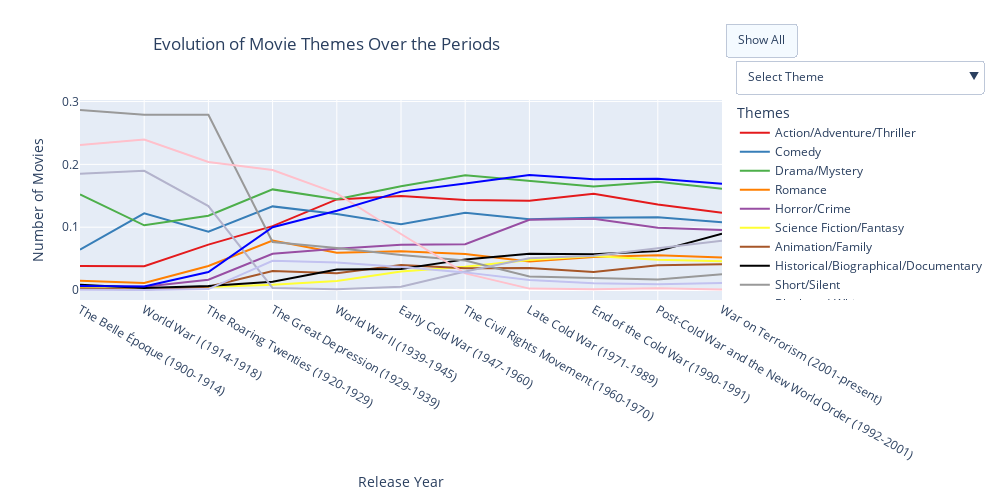

Here is the notebook cell this chart was saved with:
### Markdown cell above
Display the evolution of themes over the periods

### Code cell
# Create an empty figure
fig = go.Figure()

# Add each theme as a trace
for theme in themes:
    if theme in normalized_theme_periods_counts.columns:
        fig.add_trace(go.Scatter(
            x=normalized_theme_periods_counts.index,  # x-axis is the release year
            y=normalized_theme_periods_counts[theme],  # y-axis is the number of movies for each theme
            mode='lines',  # Use lines for the plot
            name=theme,  # Set the theme name for the legend
            line=dict(color=theme_colors.get(theme, 'gray')),  # Use color mapping for each theme
            hovertemplate='Year: %{x}<br>Number of Movies: %{y}<br>'  # Custom hover text
        ))

# Add buttons for hide/show functionality
visibility = [[True if i == idx else False for i in range(len(themes))]
              for idx in range(len(themes))]

# Define "Select Theme" button
select_theme_button = dict(
    label="Select Theme",  # Displayed as a label in the dropdown
    method=None,  # Non-interactive option
    args=[]  # No action associated with this
)

theme_buttons = [
    dict(
        label=theme,
        method="update",
        args=[
            {"visible": vis},  # Update visibility
            {"title": f"Evolution of {theme} Movies Over the Periods"}  # Update title
        ]
    )
    for theme, vis in zip(themes, visibility)
]


# Combine "Select Theme" and theme-specific buttons
buttons = [select_theme_button] + theme_buttons

# Dropdown menu for individual themes
dropdown_menu = dict(
    type="dropdown",
    buttons=buttons,
    x=1.214,
    xanchor="center",
    y=1.2,
    yanchor="top",
)

# Button for "Show All" placed on the side
side_button = dict(
    type="buttons",
    buttons=[
        dict(
            label="Show All",
            method="update",
            args=[
                {"visible": [True] * len(themes)},
                {"title": "Evolution of Movie Themes Over the Periods"}
            ]
        )
    ],
    x=1.005,  # Adjust position to place on the side
    xanchor="left",
    y=1.3,
    yanchor="middle",
)

# Update layout
fig.update_layout(
    updatemenus=[dropdown_menu, side_button],
    title={
        'text': 'Evolution of Movie Themes Over the Periods',
        'x': 0.5,  # Center the title
        'xanchor': 'right'
    },
    title_x=0.5,
    barmode='stack',
    xaxis_title='Release Year',
    yaxis_title='Number of Movies',
    legend_title="Themes",
    height=500,
    width=1000,
)

# Show the interactive plot
fig.show()
fig.write_html('/Users/lilly-flore/Desktop/line_theme_period.html')

### Figure 1 — Plotly figure (JSON) as saved in the notebook; plotly's stock layout.template omitted (floating-point values rounded to 4 significant figures)
{"data": [{"hovertemplate": "Year: %{x}<br>Number of Movies: %{y}<br>", "line": {"color": "#e41a1c"}, "mode": "lines", "name": "Action/Adventure/Thriller", "type": "scatter", "x": ["The Belle Époque (1900-1914)", "World War I (1914-1918)", "The Roaring Twenties (1920-1929)", "The Great Depression (1929-1939)", "World War II (1939-1945)", "Early Cold War (1947-1960)", "The Civil Rights Movement (1960-1970)", "Late Cold War (1971-1989)", "End of the Cold War (1990-1991)", "Post-Cold War and the New World Order (1992-2001)", "War on Terrorism (2001-present)"], "y": [0.03805, 0.038, 0.07222, 0.1017, 0.1442, 0.1495, 0.1434, 0.1423, 0.1532, 0.1361, 0.1228]}, {"hovertemplate": "Year: %{x}<br>Number of Movies: %{y}<br>", "line": {"color": "#377eb8"}, "mode": "lines", "name": "Comedy", "type": "scatter", "x": ["The Belle Époque (1900-1914)", "World War I (1914-1918)", "The Roaring Twenties (1920-1929)", "The Great Depression (1929-1939)", "World War II (1939-1945)", "Early Cold War (1947-1960)", "The Civil Rights Movement (1960-1970)", "Late Cold War (1971-1989)", "End of the Cold War (1990-1991)", "Post-Cold War and the New World Order (1992-2001)", "War on Terrorism (2001-present)"], "y": [0.06421, 0.122, 0.09282, 0.1331, 0.121, 0.1049, 0.1231, 0.1127, 0.1149, 0.1159, 0.108]}, {"hovertemplate": "Year: %{x}<br>Number of Movies: %{y}<br>", "line": {"color": "#4daf4a"}, "mode": "lines", "name": "Drama/Mystery", "type": "scatter", "x": ["The Belle Époque (1900-1914)", "World War I (1914-1918)", "The Roaring Twenties (1920-1929)", "The Great Depression (1929-1939)", "World War II (1939-1945)", "Early Cold War (1947-1960)", "The Civil Rights Movement (1960-1970)", "Late Cold War (1971-1989)", "End of the Cold War (1990-1991)", "Post-Cold War and the New World Order (1992-2001)", "War on Terrorism (2001-present)"], "y": [0.1522, 0.103, 0.1182, 0.1602, 0.1444, 0.1652, 0.1825, 0.1739, 0.1647, 0.1724, 0.161]}, {"hovertemplate": "Year: %{x}<br>Number of Movies: %{y}<br>", "line": {"color": "#ff7f00"}, "mode": "lines", "name": "Romance", "type": "scatter", "x": ["The Belle Époque (1900-1914)", "World War I (1914-1918)", "The Roaring Twenties (1920-1929)", "The Great Depression (1929-1939)", "World War II (1939-1945)", "Early Cold War (1947-1960)", "The Civil Rights Movement (1960-1970)", "Late Cold War (1971-1989)", "End of the Cold War (1990-1991)", "Post-Cold War and the New World Order (1992-2001)", "War on Terrorism (2001-present)"], "y": [0.01486, 0.01117, 0.03829, 0.07874, 0.05948, 0.06181, 0.05721, 0.04556, 0.05261, 0.05533, 0.05174]}, {"hovertemplate": "Year: %{x}<br>Number of Movies: %{y}<br>", "line": {"color": "#984ea3"}, "mode": "lines", "name": "Horror/Crime", "type": "scatter", "x": ["The Belle Époque (1900-1914)", "World War I (1914-1918)", "The Roaring Twenties (1920-1929)", "The Great Depression (1929-1939)", "World War II (1939-1945)", "Early Cold War (1947-1960)", "The Civil Rights Movement (1960-1970)", "Late Cold War (1971-1989)", "End of the Cold War (1990-1991)", "Post-Cold War and the New World Order (1992-2001)", "War on Terrorism (2001-present)"], "y": [0.005945, 0.005289, 0.01623, 0.05771, 0.06548, 0.0722, 0.0728, 0.1117, 0.1135, 0.09913, 0.09565]}, {"hovertemplate": "Year: %{x}<br>Number of Movies: %{y}<br>", "line": {"color": "#ffff33"}, "mode": "lines", "name": "Science Fiction/Fantasy", "type": "scatter", "x": ["The Belle Époque (1900-1914)", "World War I (1914-1918)", "The Roaring Twenties (1920-1929)", "The Great Depression (1929-1939)", "World War II (1939-1945)", "Early Cold War (1947-1960)", "The Civil Rights Movement (1960-1970)", "Late Cold War (1971-1989)", "End of the Cold War (1990-1991)", "Post-Cold War and the New World Order (1992-2001)", "War on Terrorism (2001-present)"], "y": [0.004756, 0.002547, 0.004579, 0.008207, 0.01419, 0.02962, 0.03695, 0.0477, 0.05399, 0.04799, 0.0458]}, {"hovertemplate": "Year: %{x}<br>Number of Movies: %{y}<br>", "line": {"color": "#a65628"}, "mode": "lines", "name": "Animation/Family", "type": "scatter", "x": ["The Belle Époque (1900-1914)", "World War I (1914-1918)", "The Roaring Twenties (1920-1929)", "The Great Depression (1929-1939)", "World War II (1939-1945)", "Early Cold War (1947-1960)", "The Civil Rights Movement (1960-1970)", "Late Cold War (1971-1989)", "End of the Cold War (1990-1991)", "Post-Cold War and the New World Order (1992-2001)", "War on Terrorism (2001-present)"], "y": [0.002378, 0.0007835, 0.005203, 0.03014, 0.02656, 0.03977, 0.03473, 0.03498, 0.02861, 0.03938, 0.04116]}, {"hovertemplate": "Year: %{x}<br>Number of Movies: %{y}<br>", "line": {"color": "#000000"}, "mode": "lines", "name": "Historical/Biographical/Documentary", "type": "scatter", "x": ["The Belle Époque (1900-1914)", "World War I (1914-1918)", "The Roaring Twenties (1920-1929)", "The Great Depression (1929-1939)", "World War II (1939-1945)", "Early Cold War (1947-1960)", "The Civil Rights Movement (1960-1970)", "Late Cold War (1971-1989)", "End of the Cold War (1990-1991)", "Post-Cold War and the New World Order (1992-2001)", "War on Terrorism (2001-present)"], "y": [0.008323, 0.003134, 0.006243, 0.01321, 0.03274, 0.03347, 0.04875, 0.05791, 0.05676, 0.06188, 0.08956]}, {"hovertemplate": "Year: %{x}<br>Number of Movies: %{y}<br>", "line": {"color": "#999999"}, "mode": "lines", "name": "Short/Silent", "type": "scatter", "x": ["The Belle Époque (1900-1914)", "World War I (1914-1918)", "The Roaring Twenties (1920-1929)", "The Great Depression (1929-1939)", "World War II (1939-1945)", "Early Cold War (1947-1960)", "The Civil Rights Movement (1960-1970)", "Late Cold War (1971-1989)", "End of the Cold War (1990-1991)", "Post-Cold War and the New World Order (1992-2001)", "War on Terrorism (2001-present)"], "y": [0.2866, 0.2789, 0.2789, 0.0763, 0.06693, 0.05587, 0.04697, 0.02152, 0.01892, 0.01689, 0.02491]}, {"hovertemplate": "Year: %{x}<br>Number of Movies: %{y}<br>", "line": {"color": "pink"}, "mode": "lines", "name": "Black-and-White", "type": "scatter", "x": ["The Belle Époque (1900-1914)", "World War I (1914-1918)", "The Roaring Twenties (1920-1929)", "The Great Depression (1929-1939)", "World War II (1939-1945)", "Early Cold War (1947-1960)", "The Civil Rights Movement (1960-1970)", "Late Cold War (1971-1989)", "End of the Cold War (1990-1991)", "Post-Cold War and the New World Order (1992-2001)", "War on Terrorism (2001-present)"], "y": [0.2307, 0.2396, 0.2037, 0.1909, 0.1539, 0.08911, 0.02649, 0.002219, 0.001384, 0.002684, 0.0007281]}, {"hovertemplate": "Year: %{x}<br>Number of Movies: %{y}<br>", "line": {"color": "#b3b3cc"}, "mode": "lines", "name": "Independent/Experimental/LGBT", "type": "scatter", "x": ["The Belle Époque (1900-1914)", "World War I (1914-1918)", "The Roaring Twenties (1920-1929)", "The Great Depression (1929-1939)", "World War II (1939-1945)", "Early Cold War (1947-1960)", "The Civil Rights Movement (1960-1970)", "Late Cold War (1971-1989)", "End of the Cold War (1990-1991)", "Post-Cold War and the New World Order (1992-2001)", "War on Terrorism (2001-present)"], "y": [0.1849, 0.1898, 0.1336, 0.003206, 0.001273, 0.005248, 0.02939, 0.05044, 0.05445, 0.06598, 0.07852]}, {"hovertemplate": "Year: %{x}<br>Number of Movies: %{y}<br>", "line": {"color": "#c2c2f0"}, "mode": "lines", "name": "Musical", "type": "scatter", "x": ["The Belle Époque (1900-1914)", "World War I (1914-1918)", "The Roaring Twenties (1920-1929)", "The Great Depression (1929-1939)", "World War II (1939-1945)", "Early Cold War (1947-1960)", "The Civil Rights Movement (1960-1970)", "Late Cold War (1971-1989)", "End of the Cold War (1990-1991)", "Post-Cold War and the New World Order (1992-2001)", "War on Terrorism (2001-present)"], "y": [0.0005945, 0, 0.001457, 0.04655, 0.04365, 0.03674, 0.02805, 0.01597, 0.01061, 0.009234, 0.01096]}, {"hovertemplate": "Year: %{x}<br>Number of Movies: %{y}<br>", "line": {"color": "blue"}, "mode": "lines", "name": "Other", "type": "scatter", "x": ["The Belle Époque (1900-1914)", "World War I (1914-1918)", "The Roaring Twenties (1920-1929)", "The Great Depression (1929-1939)", "World War II (1939-1945)", "Early Cold War (1947-1960)", "The Civil Rights Movement (1960-1970)", "Late Cold War (1971-1989)", "End of the Cold War (1990-1991)", "Post-Cold War and the New World Order (1992-2001)", "War on Terrorism (2001-present)"], "y": [0.00654, 0.005681, 0.02851, 0.1, 0.1262, 0.1566, 0.1696, 0.1831, 0.1763, 0.1771, 0.1691]}], "layout": {"barmode": "stack", "height": 500, "legend": {"title": {"text": "Themes"}}, "title": {"text": "Evolution of Movie Themes Over the Periods", "x": 0.5, "xanchor": "right"}, "updatemenus": [{"buttons": [{"args": [], "label": "Select Theme"}, {"args": [{"visible": [true, false, false, false, false, false, false, false, false, false, false, false, false]}, {"title": "Evolution of Action/Adventure/Thriller Movies Over the Periods"}], "label": "Action/Adventure/Thriller", "method": "update"}, {"args": [{"visible": [false, true, false, false, false, false, false, false, false, false, false, false, false]}, {"title": "Evolution of Comedy Movies Over the Periods"}], "label": "Comedy", "method": "update"}, {"args": [{"visible": [false, false, true, false, false, false, false, false, false, false, false, false, false]}, {"title": "Evolution of Drama/Mystery Movies Over the Periods"}], "label": "Drama/Mystery", "method": "update"}, {"args": [{"visible": [false, false, false, true, false, false, false, false, false, false, false, false, false]}, {"title": "Evolution of Romance Movies Over the Periods"}], "label": "Romance", "method": "update"}, {"args": [{"visible": [false, false, false, false, true, false, false, false, false, false, false, false, false]}, {"title": "Evolution of Horror/Crime Movies Over the Periods"}], "label": "Horror/Crime", "method": "update"}, {"args": [{"visible": [false, false, false, false, false, true, false, false, false, false, false, false, false]}, {"title": "Evolution of Science Fiction/Fantasy Movies Over the Periods"}], "label": "Science Fiction/Fantasy", "method": "update"}, {"args": [{"visible": [false, false, false, false, false, false, true, false, false, false, false, false, false]}, {"title": "Evolution of Animation/Family Movies Over the Periods"}], "label": "Animation/Family", "method": "update"}, {"args": [{"visible": [false, false, false, false, false, false, false, true, false, false, false, false, false]}, {"title": "Evolution of Historical/Biographical/Documentary Movies Over the Periods"}], "label": "Historical/Biographical/Documentary", "method": "update"}, {"args": [{"visible": [false, false, false, false, false, false, false, false, true, false, false, false, false]}, {"title": "Evolution of Short/Silent Movies Over the Periods"}], "label": "Short/Silent", "method": "update"}, {"args": [{"visible": [false, false, false, false, false, false, false, false, false, true, false, false, false]}, {"title": "Evolution of Black-and-White Movies Over the Periods"}], "label": "Black-and-White", "method": "update"}, {"args": [{"visible": [false, false, false, false, false, false, false, false, false, false, true, false, false]}, {"title": "Evolution of Independent/Experimental/LGBT Movies Over the Periods"}], "label": "Independent/Experimental/LGBT", "method": "update"}, {"args": [{"visible": [false, false, false, false, false, false, false, false, false, false, false, true, false]}, {"title": "Evolution of Musical Movies Over the Periods"}], "label": "Musical", "method": "update"}, {"args": [{"visible": [false, false, false, false, false, false, false, false, false, false, false, false, true]}, {"title": "Evolution of Other Movies Over the Periods"}], "label": "Other", "method": "update"}], "type": "dropdown", "x": 1.214, "xanchor": "center", "y": 1.2, "yanchor": "top"}, {"buttons": [{"args": [{"visible": [true, true, true, true, true, true, true, true, true, true, true, true, true]}, {"title": "Evolution of Movie Themes Over the Periods"}], "label": "Show All", "method": "update"}], "type": "buttons", "x": 1.005, "xanchor": "left", "y": 1.3, "yanchor": "middle"}], "width": 1000, "xaxis": {"title": {"text": "Release Year"}}, "yaxis": {"title": {"text": "Number of Movies"}}}}
